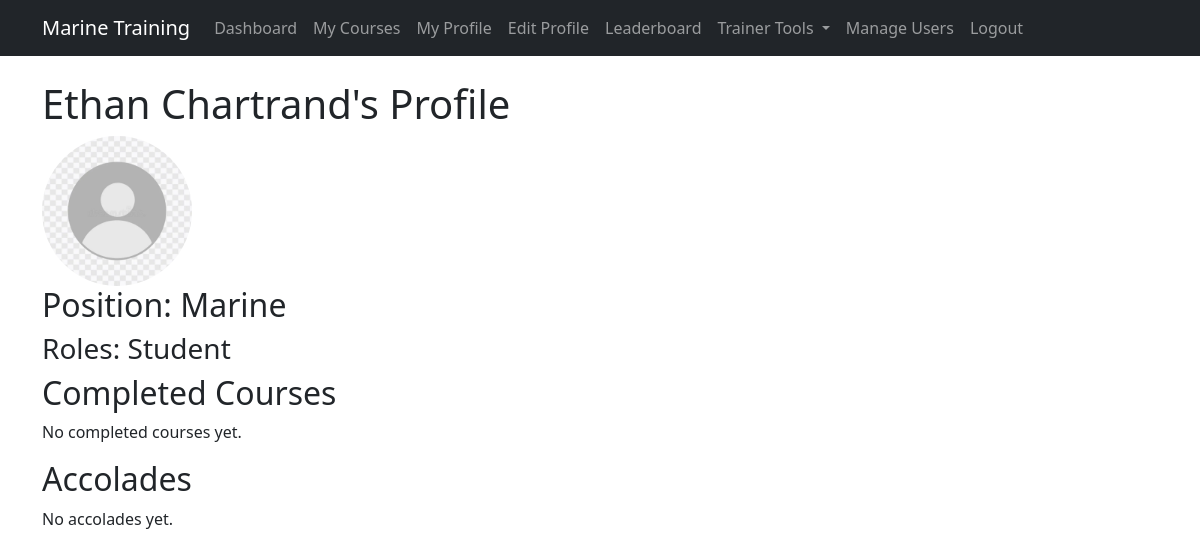
Page /profile/2 (signed in) on the committed database.
### marine_training_app/app/models.py (models this page shows)
class User(db.Model, UserMixin):
    id = db.Column(db.Integer, primary_key=True)
    name = db.Column(db.String(100), nullable=False)
    email = db.Column(db.String(255), unique=True, nullable=False)
    password_hash = db.Column(db.Text, nullable=False)
    profile_picture = db.Column(db.String(255), nullable=True, default="default.jpg")  # Profile Image
    position = db.Column(db.String(100), nullable=True, default="Marine")  # Rank/Position
    accolades = db.Column(db.Text, nullable=True)  # Awards/Badges
    is_student = db.Column(db.Boolean, default=True)
    is_trainer = db.Column(db.Boolean, default=False)
    is_training_manager = db.Column(db.Boolean, default=False)
    is_admin = db.Column(db.Boolean, default=False)
    platoon = db.Column(db.String(100), nullable=True)
    mission_element = db.Column(db.String(100), nullable=True)
    team = db.Column(db.String(100), nullable=True)
    def get_roles(self):
        roles = ["Student"]
        if self.is_trainer:
            roles.append("Trainer")
        if self.is_admin:
            roles.append("Admin")
        return roles

### marine_training_app/app/routes.py (the view)
@main.route("/profile/<int:user_id>")
@login_required
def profile(user_id):
    user = User.query.get_or_404(user_id)
    completed_courses = CourseEnrollment.query.filter_by(user_id=user.id, completed=True).all()
    return render_template("profile.html", user=user, completed_courses=completed_courses)

### marine_training_app/app/__init__.py (called while the page is built)
@login_manager.user_loader
def load_user(user_id):
    return User.query.get(int(user_id))

### marine_training_app/app/templates/profile.html (shortened to what this page needs)
{% extends 'base.html' %}
{% block content %}
<h1>{{ user.name }}'s Profile</h1>
{% if user.profile_picture %}
    <img src="{{ url_for('static', filename='profile_pics/' + user.profile_picture) }}" alt="Profile Picture" class="rounded-circle" width="150">
{% else %}
    <img src="{{ url_for('static', filename='profile_pics/default.jpg') }}" alt="Default Profile Picture" class="rounded-circle" width="150">
{% endif %}
<h2>Position: {{ user.position if user.position else "Marine" }}</h2>
<h3>Roles: {{ ", ".join(user.get_roles()) }}</h3>
<h2>Completed Courses</h2>
{% if completed_courses %}
    <ul>
        {% for enrollment in completed_courses %}
        <li>{{ enrollment.course.name }} ✅</li>
        {% endfor %}
    </ul>
{% else %}
    <p>No completed courses yet.</p>
{% endif %}
<h2>Accolades</h2>
{% if user.accolades %}
    <p>{{ user.accolades }}</p>
{% else %}
    <p>No accolades yet.</p>
{% endif %}
{% endblock %}

### rows in the picture
User: name "Ethan Chartrand", profile_picture (placeholder picture), position "Marine", is_trainer+is_admin "Student"
